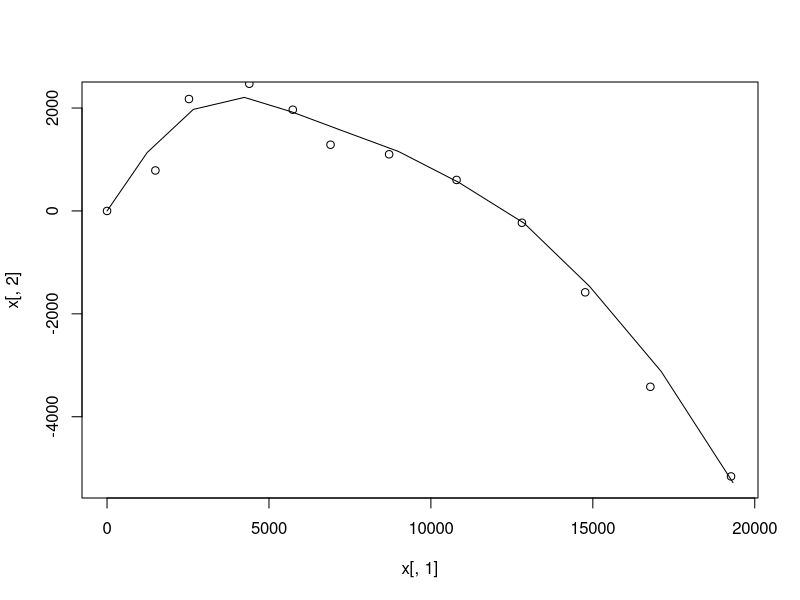

Write R code to recreate this figure.
## ---- chunk 1
library(mvtnorm)
rmvnorm_info<-function(n,theta,Lambda){
  # returns n by d matrix. n=number of replicates
  # d=dimension of multivariate normal
  # theta= offset parameter
  # Lambda = information matrix
  # special case of n=1, returns a vector, otherwise, a matrix
  S<-solve(Lambda)
  m<-solve(Lambda,theta)
  if(n>1){
    return(rmvnorm(n,m,S))
  } else {
    return(drop(rmvnorm(n,m,S)))
  }
}
## ---- chunk 2
#inputs
meas_err_sd<-200
pos_noise_sd<-10
velo_noise_sd<-40
k<-5 #number of seconds between observations
init_pos<-c(0,0)
init_velo<-c(250,250)
Tmax<-60 #number of seconds to run the simulation

iter_max<-floor(Tmax/k)
a<-c(0,-9.8) #acceleration
x<-matrix(NA,nrow=iter_max,ncol=4) #position and velocity
colnames(x)<-c("pos_horiz","pos_vert","velo_horiz","velo_vert")
y<-matrix(NA,nrow=iter_max,ncol=2) #observed position
colnames(y)<-c("pos_horiz","pos_vert")
x[1,]<-c(init_pos,init_velo)
y[1,]<-init_pos
A<-diag(4)
A[1:2,3:4]<-k*diag(2)
B<-rbind(.5*k^2*diag(2),k*diag(2))%*%a
C<-cbind(diag(2),matrix(0,nrow=2,ncol=2))
Sigma<-diag(c(rep(pos_noise_sd^2,2),rep(velo_noise_sd^2,2)))
R<-meas_err_sd^2*diag(2)

for(t in 2:iter_max){
  x[t,]<-rmvnorm(1,drop(A%*%x[(t-1),]+B),Sigma)
  y[t,]<-rmvnorm(1,drop(C%*%x[t,]),R)
}
plot(x[,1],x[,2],type="l")
points(y[,1],y[,2])
## ---- chunk 3
pars<-list()
pars[[1]]<-list("A"=A,"B"=B,"Sigma"=Sigma)
# inputs:
# y is a matrix where each row is an observation
# z is a vector of mode indicators
# pars is a list, one element for each unique mode
# pars[[i]] is a list containing time-varying parameters
# "A" is transition matrix for linear dynamical system (LDS)
# "B" is additive term for transition in LDS
# "Sigma" is noise for transition in LDS
# C and R are (time-invariant) parameters for observation model
z<-rep(1,nrow(y)) #default to only one mode
Tmax<-nrow(y)
#D<-ncol(y)
eye<-diag(ncol(A))
#note if u=chol(R) then R=u'u, NOT uu'.
#R^{-1} = u^{-1}u^{-T}
#implementing Algorithm 19 from Emily Fox MIT dissertation
U<-chol(R)
UtiC<-solve(t(U),C)
CtRiC<-t(UtiC)%*%UtiC
#initialize messages
Lambda_tt<-lapply(1:Tmax,function(x){CtRiC})
theta_tt<-t(apply(y,1,function(yt){t(UtiC)%*%solve(t(U),yt)}))
for(t in Tmax:1){
  Lambda<-Lambda_tt[[t]]
  par_t<-pars[[z[t]]]
  A<-par_t[["A"]]
  B<-par_t[["B"]]
  Sigma<-par_t[["Sigma"]]
  Si<-solve(Sigma)
  Jt<-t(solve(Lambda+Si,Lambda))
  Lt<-eye - Jt
  Lam<-t(A)%*%(Lt%*%Lambda%*%t(Lt)+Jt%*%solve(Sigma,t(Jt)))%*%A
  theta<-t(A)%*%Lt%*%(theta_tt[t,] - Lambda%*%B)
  if(t>1){
    Lambda_tt[[t-1]]<-Lam+CtRiC #or Lam+Lambda_tt[[t-1]]
    theta_tt[t-1,]<-theta+theta_tt[t-1,]
  } else {
    Lambda_00<-Lam
    theta_00<-theta
  }
}
### Backward messages have all been computed
### Now forward sampling
xs<-matrix(NA,nrow=Tmax,ncol=ncol(Sigma))
xs0<-rmvnorm_info(1,theta_00,Lambda_00) #initialize x0, not sure here...
for(t in 1:Tmax){
  par_t<-pars[[z[t]]]
  A<-par_t[["A"]]
  B<-par_t[["B"]]
  Sigma<-par_t[["Sigma"]]
  info_mat<-solve(Sigma)+Lambda_tt[[t]]
  if(t==1){
    offset<-solve(Sigma,A%*%xs0+B)+theta_tt[t,]
  } else {
    offset<-solve(Sigma,A%*%xs[t-1,]+B)+theta_tt[t,]
  }
  xs[t,]<-rmvnorm_info(1,offset,info_mat)
}
